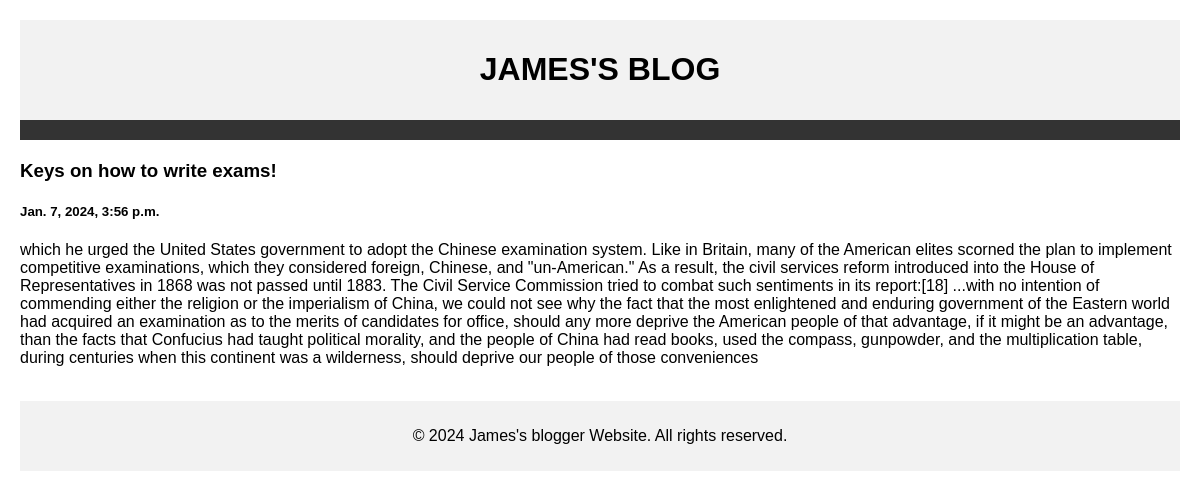
/post/1, run on the app's committed database.
### newapp/models.py (models this page shows)
class Post(models.Model):
    title=models.CharField(max_length=100)
    body=models.CharField(max_length=1000000)
    created_at=models.DateTimeField(default=datetime.now, blank=True)

### newapp/views.py (the view)
# urls.py: path('post/<str:pk>', views.post, name="post"),
def post(request, pk):
    posts=Post.objects.get(id=pk)
    return render(request, 'post.html', {'posts': posts} )

### templates/post.html (shortened to what this page needs)
<!DOCTYPE html>
<html lang="en">
  <head>
  </head>
  <body>
    <header>
      <h1>JAMES'S BLOG</h1>
    </header>
    <nav></nav>
    <main>
      <h3>{{posts.title}}!</h3>
      <h5>{{posts.created_at}}</h5>
      <p>{{posts.body}}</p>
    </main>
    <br />
    <footer>
      <p>&copy; 2024 James's blogger Website. All rights reserved.</p>
    </footer>
  </body>
</html>

### templates/post.html (style rules this page uses)
body { font-family: Arial, sans-serif; margin: 20px; padding: 0; }
header { text-align: center; background-color: #f2f2f2; padding: 10px; }
nav { display: flex; justify-content: center; background-color: #333; padding: 10px; }
main { margin-top: 20px; }
footer { text-align: center; padding: 10px; background-color: #f2f2f2; }

### data on the page
Post: title "Keys on how to write exams", created_at "Jan. 7, 2024, 3:56 p.m.", body "which he urged the United States government to adopt the Chinese examination system. Like in Britain, many of the American elites scorned the plan to implement competitive examinations, which they considered foreign, Chinese, and \"un-American.\" As a result, the civil services reform introduced into the House of Representatives in 1868 was not passed until 1883. The Civil Service Commission tried to combat such sentiments in its report:[18] ...with no intention of commending either the religion or the imperialism of China, we could not see why the fact that the most enlightened and enduring government of the Eastern world had acquired an examination as to the merits of candidates for office,…"
